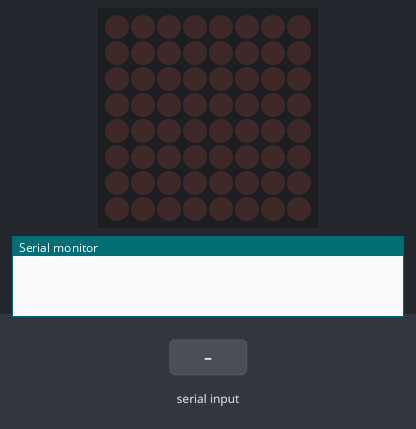
A sketch run on a simulated Arduino Uno, built with avr-gcc and run on an emulated ATmega328P. Parts: 8×8 LED matrix, the last lines printed to the serial monitor. The test bench sets the inputs (shaded band).

Above: at 1.2 s.
1.3 s: "90,45\n" received over Serial
At 2.5 s:
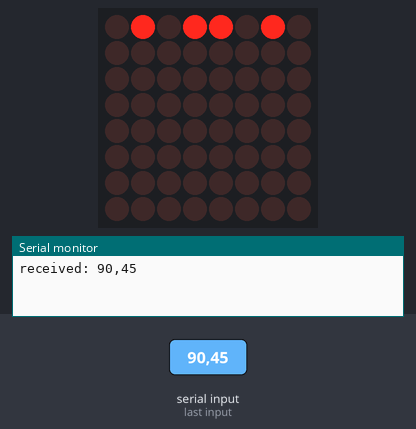
2.8 s: "5\n" received over Serial
At 3.6 s:
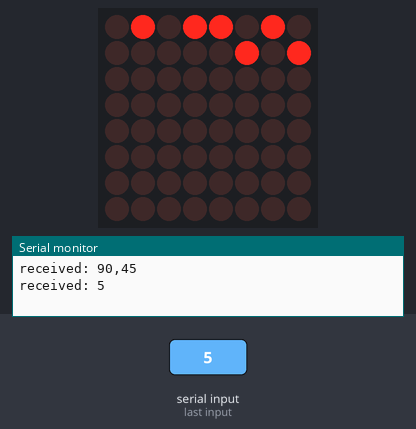
4.3 s: "30,150\n" received over Serial
At 5.0 s:
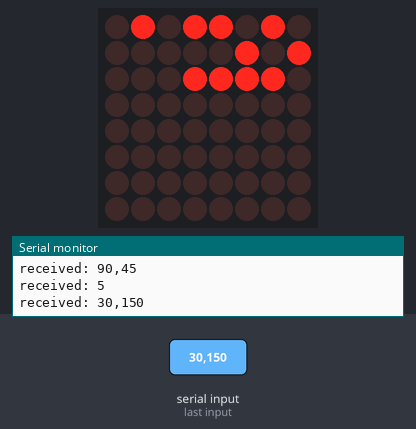
5.8 s: "90\n" received over Serial
At 7.0 s:
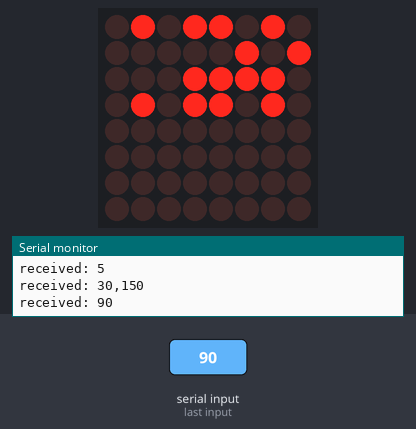
7.3 s: "200\n" received over Serial
At 8.3 s:
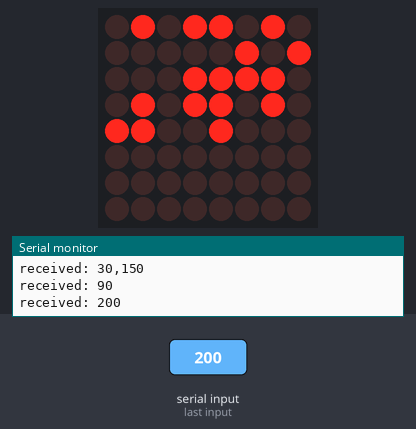
8.8 s: "90,45\n" received over Serial
At 9.5 s:
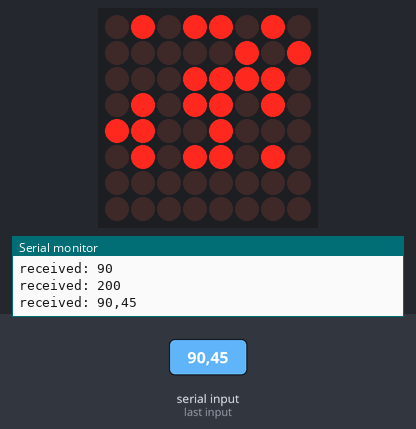
Timing chart, 0 to 11.3 s (numbered marks = the images above; inputs shaded):
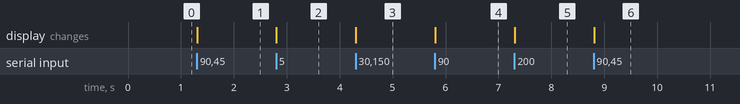

The sketch:

receive_matrix_from_processing.ino
```cpp
#include "LedControl.h"
LedControl lc=LedControl(12,11,10,1);

int intensity = 15;

String inputString = "";         // a string to hold incoming data
boolean stringComplete = false;  // whether the string is complete
int row= 0;
void setup() {
  // initialize serial:
  Serial.begin(9600);
  // reserve 200 bytes for the inputString:
  inputString.reserve(200);
  lc.shutdown(0, false);
  /* Set the brightness to a medium values */
  lc.setIntensity(0, intensity);
  /* and clear the display */
  lc.clearDisplay(0);
}

void loop() {
  // print the string when a newline arrives:
  if (stringComplete) {
    Serial.print("received: ");
    //String msg = "this";
    Serial.println(inputString);
    //byte aByte = Serial.read();
     lc.setRow(0,row,inputString.toInt());
      row++;
      if(row>=8){
       row=0;
      }
    // clear the string:
    inputString = "";
    stringComplete = false;
  }
}

/*
  SerialEvent occurs whenever a new data comes in the
  hardware serial RX.  This routine is run between each
  time loop() runs, so using delay inside loop can delay
  response.  Multiple bytes of data may be available.
*/
void serialEvent() {
  while (Serial.available()) {
    // get the new byte:
    char inChar = (char)Serial.read();
    // add it to the inputString:
    inputString += inChar;
    // if the incoming character is a newline, set a flag
    // so the main loop can do something about it:
    if (inChar == '\n') {
      stringComplete = true;
    }
  }
}
```

Measured:
- after the input at 1.3 s, the display: changes at once (image 1)
- after the input at 2.8 s, the display: changes at once (image 2)
- after the input at 4.3 s, the display: changes at once (image 3)
- after the input at 5.8 s, the display: changes at once (image 4)
- after the input at 7.3 s, the display: changes at once (image 5)
- after the input at 8.8 s, the display: changes at once (image 6)
